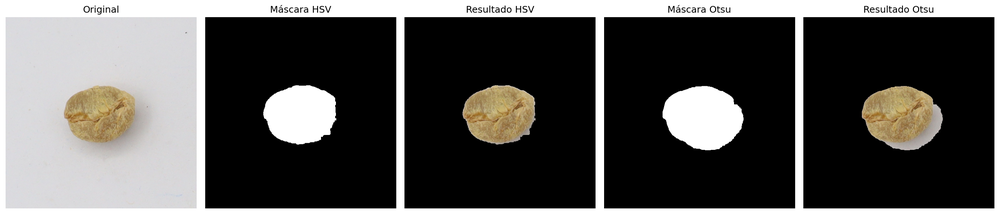
#> input picture outputs/segmentacao/segmentacao_defeituoso_01.png, 1000 x 214 px, shrunk from 2685 x 574 before the run, given as the content of the folder ../dataset_binario/ok, which was not available
$ jupyter execute 01_segmentacao.ipynb
#> lines starting #> are read from the running program, lines starting #| are printed output that depends on the picture; after the words box and inside, x2 and y2 are one past the last pixel; in counts of white or black regions, pixels touching at a corner belong together; pictures that were not available may be replaced by others from this repository, and a replacement may not be noted
[cell 1]
import cv2
import numpy as np
import matplotlib.pyplot as plt
from pathlib import Path

BASE_DIR = Path("..")
DATASET_DIR = BASE_DIR / "dataset_binario"
OUTPUT_SEG_DIR = BASE_DIR / "outputs" / "segmentacao"

OUTPUT_SEG_DIR.mkdir(parents=True, exist_ok=True)

img_path = list((DATASET_DIR / "ok").glob("*"))[0]

img_bgr = cv2.imread(str(img_path))
#> img_bgr is the input picture: shape (214, 1000, 3); mean B, G, R 83.9, 85.8, 87.2
img_rgb = cv2.cvtColor(img_bgr, cv2.COLOR_BGR2RGB)

plt.imshow(img_rgb)
plt.axis("off")
plt.show()

[cell 2]
def segmentar_hsv(img_bgr):
    """
    Entrada:
        img_bgr: imagem lida pelo OpenCV.

    Saída:
        mask_final: máscara binária do grão.
    """

    hsv = cv2.cvtColor(img_bgr, cv2.COLOR_BGR2HSV)

    # TODO: ajustar estes valores conforme o dataset.
    # Teste com cv2.imshow ou matplotlib para observar a máscara.
    lower = np.array([0, 20, 20])
    upper = np.array([40, 255, 255])

    mask = cv2.inRange(hsv, lower, upper)

    kernel = np.ones((5, 5), np.uint8)


    # Remove pequenos ruídos.
    mask = cv2.morphologyEx(mask, cv2.MORPH_OPEN, kernel)

    # Fecha pequenas falhas dentro do grão.
    mask = cv2.morphologyEx(mask, cv2.MORPH_CLOSE, kernel)

    return mask

[cell 3]
def segmentar_otsu(img_bgr):
    """
    Segmentação alternativa usando escala de cinza e Otsu.
    """

    gray = cv2.cvtColor(img_bgr, cv2.COLOR_BGR2GRAY)

    blur = cv2.GaussianBlur(gray, (5, 5), 0)

    _, mask = cv2.threshold(
        blur,
        0,
        255,
        cv2.THRESH_BINARY + cv2.THRESH_OTSU
    )

    kernel = np.ones((5, 5), np.uint8)

    #Dependendo do fundo, pode ser necessário inverter a máscara:
    mask = cv2.bitwise_not(mask)
    mask = cv2.morphologyEx(mask, cv2.MORPH_OPEN, kernel)
    mask = cv2.morphologyEx(mask, cv2.MORPH_CLOSE, kernel)

    return mask

[cell 4]
def manter_maior_contorno(mask):
    """
    Mantém apenas o maior contorno da máscara.
    Isso ajuda quando aparecem ruídos no fundo.
    """

    contornos, _ = cv2.findContours(
        mask,
        cv2.RETR_EXTERNAL,
        cv2.CHAIN_APPROX_SIMPLE
    )

    if len(contornos) == 0:
        return mask

    maior = max(contornos, key=cv2.contourArea)

    mask_limpa = np.zeros_like(mask)
    cv2.drawContours(mask_limpa, [maior], -1, 255, thickness=-1)

    return mask_limpa

[cell 5]
mask_hsv = segmentar_hsv(img_bgr)
#> in segmentar_hsv, `hsv = cv2.cvtColor(img_bgr, cv2.COLOR_BGR2HSV)`: hsv: shape (214, 1000, 3); mean H, S, V 18.1, 5.8, 87.5
#> in segmentar_hsv, `mask = cv2.inRange(hsv, lower, upper)`:
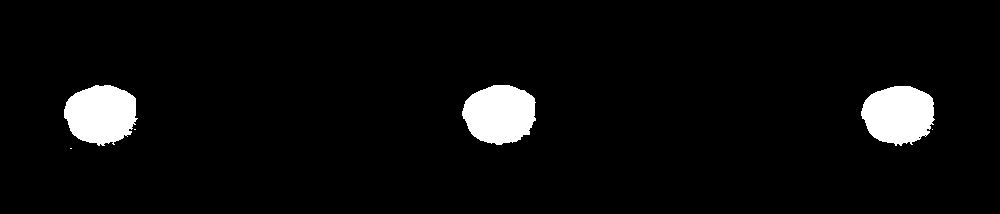
#> mask: shape (214, 1000); 4.8% white; 6 white regions (3 under 20 px), largest, box (x1, y1, x2, y2) and area: (462, 85, 536, 145) 3439, (64, 85, 138, 146) 3415, (861, 86, 935, 146) 3398
#> in segmentar_hsv, `mask = cv2.morphologyEx(mask, cv2.MORPH_OPEN, kernel)`: mask: shape (214, 1000); 4.7% white; 3 white regions
mask_hsv = manter_maior_contorno(mask_hsv)
#> in manter_maior_contorno, `contornos, _ = cv2.findContours( mask, cv2.RETR_EXTERNAL, cv2.CHAIN_AP..`: contornos = 3 contours; box (x1, y1, x2, y2) and area: (462, 85, 535, 145) 3324, (64, 85, 136, 144) 3269, (861, 86, 934, 144) 3254
#> in manter_maior_contorno, `maior = max(contornos, key=cv2.contourArea)`: maior = contour of 93 points, box (x1, y1, x2, y2) (462, 85, 535, 145), area 3324
#> in manter_maior_contorno, `cv2.drawContours(mask_limpa, [maior], -1, 255, thickness=-1)`:
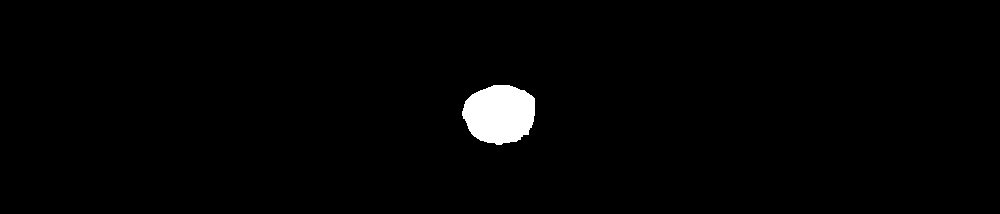
#> mask_limpa: shape (214, 1000); 1.6% white; 1 white region, box (x1, y1, x2, y2) and area: (462, 85, 535, 145) 3425

mask_otsu = segmentar_otsu(img_bgr)
#> in segmentar_otsu, `gray = cv2.cvtColor(img_bgr, cv2.COLOR_BGR2GRAY)`:
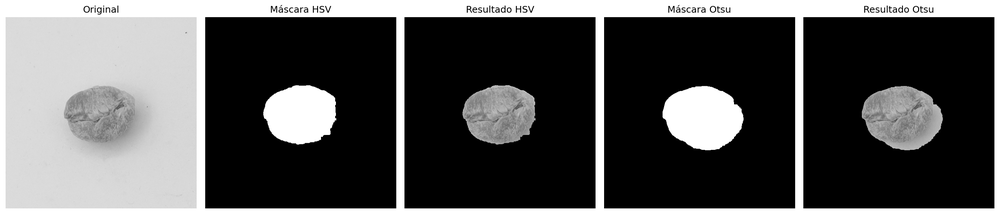
#> gray: shape (214, 1000); min 0, max 255, mean 86
#> in segmentar_otsu, `blur = cv2.GaussianBlur(gray, (5, 5), 0)`:
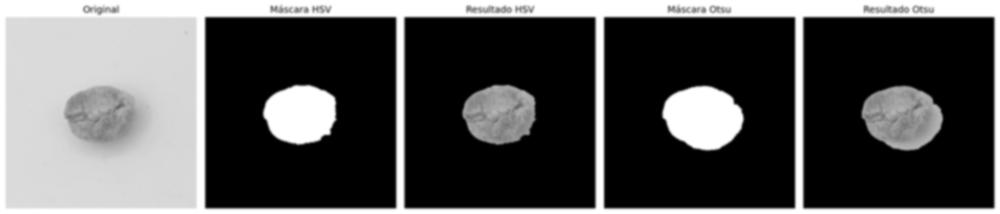
#> blur: shape (214, 1000); min 0, max 255, mean 86
#> in segmentar_otsu, `_, mask = cv2.threshold( blur, 0, 255, cv2.THRESH_BINARY + cv2.THRESH_..`:
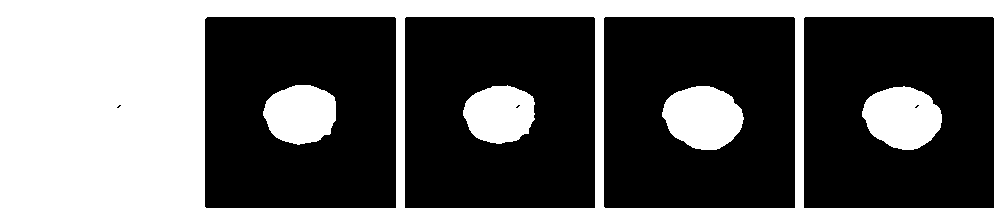
#> mask: shape (214, 1000); 38.7% white; 5 white regions, box (x1, y1, x2, y2) and area: (0, 0, 1000, 214) 68464, (662, 86, 744, 150) 3936, (862, 86, 942, 150) 3808, (263, 85, 336, 145) 3423, (463, 85, 535, 144) 3277
#> in segmentar_otsu, `mask = cv2.morphologyEx(mask, cv2.MORPH_OPEN, kernel)`: mask: shape (214, 1000); 61.2% white; 5 black regions, box (x1, y1, x2, y2) and area: (0, 0, 1000, 214) 68470, (662, 86, 744, 150) 3936, (862, 86, 942, 150) 3814, (263, 85, 336, 145) 3423, (463, 85, 535, 144) 3286
#> in segmentar_otsu, `mask = cv2.morphologyEx(mask, cv2.MORPH_CLOSE, kernel)`: mask: shape (214, 1000); 61.3% white; 5 black regions
mask_otsu = manter_maior_contorno(mask_otsu)
#> in manter_maior_contorno (call 2), `contornos, _ = cv2.findContours( mask, cv2.RETR_EXTERNAL, cv2.CHAIN_AP..`: contornos = 4 contours; box (x1, y1, x2, y2) and area: (604, 17, 795, 208) 36098, (205, 17, 396, 208) 36097, (804, 17, 994, 208) 35909, (405, 17, 595, 208) 35909
#> in manter_maior_contorno (call 2), `maior = max(contornos, key=cv2.contourArea)`: maior = [[605, 17], [604, 18], [604, 206], [605, 207], [794, 207], [794, 18], [793, 17]]
#> in manter_maior_contorno (call 2), `cv2.drawContours(mask_limpa, [maior], -1, 255, thickness=-1)`:
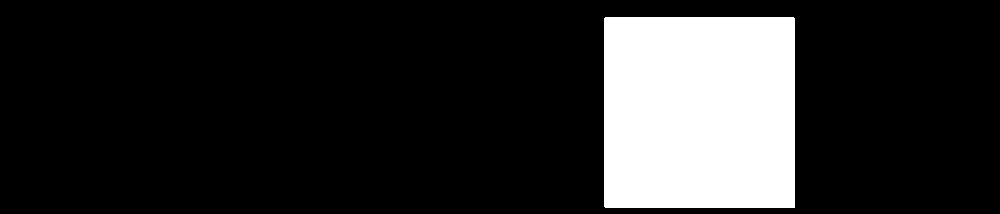
#> mask_limpa: shape (214, 1000); 17% white; 1 white region

fig, axs = plt.subplots(1, 3, figsize=(12, 4))

axs[0].imshow(img_rgb)
axs[0].set_title("Original")
axs[0].axis("off")

axs[1].imshow(mask_hsv, cmap="gray")
axs[1].set_title("HSV + morfologia")
axs[1].axis("off")

axs[2].imshow(mask_otsu, cmap="gray")
axs[2].set_title("Otsu + morfologia")
axs[2].axis("off")

plt.tight_layout()
plt.show()

[cell 6]
classes = ["ok", "defeituoso"]

for classe in classes:
    imagens = list((DATASET_DIR / classe).glob("*"))

    # pega só algumas imagens para exemplo
    for i, img_path in enumerate(imagens[:5], start=1):
        img_bgr = cv2.imread(str(img_path))

        if img_bgr is None:
            print(f"Erro ao ler: {img_path}")
            continue

        img_rgb = cv2.cvtColor(img_bgr, cv2.COLOR_BGR2RGB)

        mask_hsv = segmentar_hsv(img_bgr)
        mask_hsv = manter_maior_contorno(mask_hsv)
#> in manter_maior_contorno (call 3), `contornos, _ = cv2.findContours( mask, cv2.RETR_EXTERNAL, cv2.CHAIN_AP..`: contornos = 3 contours; box (x1, y1, x2, y2) and area: (462, 85, 535, 145) 3324, (64, 85, 136, 144) 3269, (861, 86, 934, 144) 3254

        mask_otsu = segmentar_otsu(img_bgr)
        mask_otsu = manter_maior_contorno(mask_otsu)
#> in manter_maior_contorno (call 4), `contornos, _ = cv2.findContours( mask, cv2.RETR_EXTERNAL, cv2.CHAIN_AP..`: contornos = 4 contours; box (x1, y1, x2, y2) and area: (604, 17, 795, 208) 36098, (205, 17, 396, 208) 36097, (804, 17, 994, 208) 35909, (405, 17, 595, 208) 35909

        resultado_hsv = cv2.bitwise_and(img_rgb, img_rgb, mask=mask_hsv)
        resultado_otsu = cv2.bitwise_and(img_rgb, img_rgb, mask=mask_otsu)
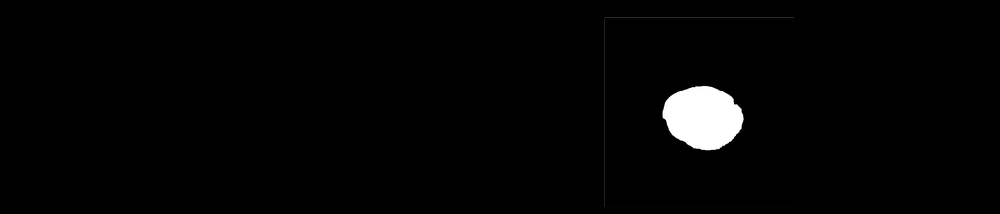
#> resultado_otsu: shape (214, 1000, 3); min 0, max 255, mean 4.7

        fig, axs = plt.subplots(1, 5, figsize=(18, 4))

        axs[0].imshow(img_rgb)
        axs[0].set_title("Original")
        axs[0].axis("off")

        axs[1].imshow(mask_hsv, cmap="gray")
        axs[1].set_title("Máscara HSV")
        axs[1].axis("off")

        axs[2].imshow(resultado_hsv)
        axs[2].set_title("Resultado HSV")
        axs[2].axis("off")

        axs[3].imshow(mask_otsu, cmap="gray")
        axs[3].set_title("Máscara Otsu")
        axs[3].axis("off")

        axs[4].imshow(resultado_otsu)
        axs[4].set_title("Resultado Otsu")
        axs[4].axis("off")

        plt.tight_layout()

        nome_saida = OUTPUT_SEG_DIR / f"segmentacao_{classe}_{i:02d}.png"
        plt.savefig(nome_saida, dpi=150, bbox_inches="tight")
        plt.close()

        print(f"Salvo: {nome_saida}")
